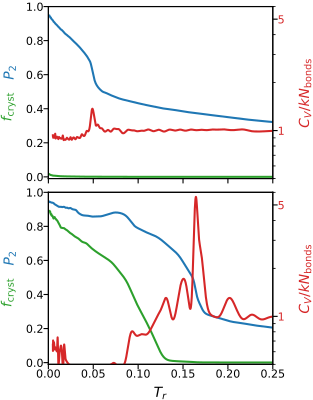

Here is the Python script that generated this plot:
#!/usr/bin/env python3
# -*- coding: utf-8 -*-
"""
created on Tue June 14 08:41:00 2021

@author: pierrekawak
"""

import sys
import numpy as np
import matplotlib.pyplot as plt
import random
import pandas as pd
import json

Nc    = 125
Nb    = 10
sigma = 1

WL_A_file_name   = "lx13.00_ext_canon_distro.out"
WL_B_file_name   = "lx11.224_ext_canon_distro.out"

WL_A_file_params = "lx13.00_params.json"
WL_B_file_params = "lx11.224_params.json"

usecols          = (0,1,2,3,4,5)
names            = ['T', 'Em', 'Cv', 'q6', 'P2', 'n6']

WL_A_df          = pd.read_csv(WL_A_file_name, index_col=False, delimiter=' ', 
                                   usecols=usecols, names=names)
WL_B_df          = pd.read_csv(WL_B_file_name, index_col=False, delimiter=' ', 
                                   usecols=usecols, names=names)

Lx_A             = float(json.load(open(WL_A_file_params, "r+"))["Lx"])
Lx_B             = float(json.load(open(WL_B_file_params, "r+"))["Lx"])

phi_A            = np.round(Nc*Nb*sigma**3/Lx_A**3*np.pi/6, 3)
phi_B            = np.round(Nc*Nb*sigma**3/Lx_B**3*np.pi/6, 3)
print(phi_A, phi_B)

test = 0
if test:
  fig, ax = plt.subplots(2, 1, sharex=True, figsize=(3.13,2.0*2), constrained_layout=True)
else:
  fig, ax = plt.subplots(2, 1, sharex=True, figsize=(3.13,2.0*2))#, constrained_layout=True)
cutT = 0.005

what_is_x = "T"
#pu, = ax[0].plot(WL_A_df[what_is_x], (WL_A_df["Em"])/Nbond, c=plt.get_cmap('tab10')(0), label=r"$\langle U \rangle_{\mathrm{norm}}$")
pp, = ax[0].plot(WL_A_df[what_is_x], WL_A_df["P2"]              , c=plt.get_cmap('tab10')(0), label=r"$P_{2}$")
pq, = ax[0].plot(WL_A_df[what_is_x], WL_A_df["n6"]              , c=plt.get_cmap('tab10')(2), label=r"$f_{\mathrm{cryst}}$")
ax2 = ax[0].twinx()
pc, = ax2.plot(np.array(WL_A_df[what_is_x])[WL_A_df[what_is_x]>cutT]  , np.array(WL_A_df["Cv"])[WL_A_df[what_is_x]>cutT]/Nc/(Nb-2)    , c=plt.get_cmap('tab10')(3), label=r"$C_{V}/kN_{c}$")
ax2ylim1 = 0.5
ax2ylim2 = 6
ax2ytick1 = 1
ax2ytick2 = 5
ax2.set_ylim(ax2ylim1, ax2ylim2)
ax2.tick_params(axis='y', labelsize=8, labelcolor=plt.get_cmap('tab10')(3), pad=0)
ax2.set_yscale('log')
#ax2.set_ylabel(r"$\frac{C_{V}}{kN_{\mathrm{bonds}}}$", fontsize=12, color=plt.get_cmap('tab10')(3), labelpad=-3)
ax2.set_ylabel(r"$C_{V}/kN_{\mathrm{bonds}}$", fontsize=10, color=plt.get_cmap('tab10')(3), labelpad=10)
ax2.set_yticks([ax2ytick1, ax2ytick2])
from matplotlib.ticker import ScalarFormatter, NullFormatter
ax2.yaxis.set_major_formatter(ScalarFormatter())
ax2.yaxis.set_minor_formatter(NullFormatter())
ax[0].tick_params(axis='both', labelsize=8, pad=0)
#ax[0].legend(handles=[pu, pp, pq, pc], loc='best', fontsize=8)#, prop={'size': 6})

from matplotlib.offsetbox import AnchoredOffsetbox, TextArea, HPacker, VPacker

#ybox1 = TextArea(r"$\langle U \rangle_{\mathrm{norm}}$", textprops=dict(color=plt.get_cmap('tab10')(0), size=10, rotation=90,ha='left',va='bottom'))
ybox2 = TextArea(r"$P_{2}$"                            , textprops=dict(color=plt.get_cmap('tab10')(0), size=10, rotation=90,ha='left',va='bottom'))
ybox3 = TextArea(r"$f_{\mathrm{cryst}}$"               , textprops=dict(color=plt.get_cmap('tab10')(2), size=10, rotation=90,ha='left',va='bottom'))

ybox = VPacker(children=[ybox2, ybox3], align="bottom", pad=0, sep=10)

anchored_ybox = AnchoredOffsetbox(loc=8, child=ybox, pad=0., frameon=False, bbox_to_anchor=(-0.175, 0.3), 
                                  bbox_transform=ax[0].transAxes, borderpad=0.)
ax[0].add_artist(anchored_ybox)

#Nbond = np.amax(WL_B_df["Em"])
#pu, = ax[1].plot(WL_B_df[what_is_x], (WL_B_df["Em"])/Nbond, c=plt.get_cmap('tab10')(0), label=r"$\langle U \rangle_{\mathrm{norm}}$")
pp, = ax[1].plot(WL_B_df[what_is_x], WL_B_df["P2"]              , c=plt.get_cmap('tab10')(0), label=r"$P_{2}$")
pq, = ax[1].plot(WL_B_df[what_is_x], WL_B_df["n6"]              , c=plt.get_cmap('tab10')(2), label=r"$f_{\mathrm{cryst}}$")
ax2 = ax[1].twinx()
pc, = ax2.plot(np.array(WL_B_df[what_is_x])[WL_A_df[what_is_x]>cutT]  , np.array(WL_B_df["Cv"])[WL_A_df[what_is_x]>cutT]/Nc/(Nb-2)    , c=plt.get_cmap('tab10')(3), label=r"$C_{V}/kN_{c}$")
ax2.set_ylim(ax2ylim1, ax2ylim2)
ax2.tick_params(axis='y', labelsize=8, labelcolor=plt.get_cmap('tab10')(3), pad=0)
ax2.set_yscale('log')
#ax2.set_ylabel(r"$\frac{C_{V}}{kN_{\mathrm{bonds}}}$", fontsize=12, color=plt.get_cmap('tab10')(3), labelpad=-3)
ax2.set_ylabel(r"$C_{V}/kN_{\mathrm{bonds}}$", fontsize=10, color=plt.get_cmap('tab10')(3), labelpad=10)
ax2.set_yticks([ax2ytick1, ax2ytick2])
from matplotlib.ticker import ScalarFormatter, NullFormatter
ax2.yaxis.set_major_formatter(ScalarFormatter())
ax2.yaxis.set_minor_formatter(NullFormatter())
ax[1].tick_params(axis='both', labelsize=8, pad=0)
#ax[1].legend(handles=[pu, pp, pq, pc], loc='best', fontsize=8)#, prop={'size': 6})

anchored_ybox = AnchoredOffsetbox(loc=8, child=ybox, pad=0., frameon=False, bbox_to_anchor=(-0.175, 0.3), 
                                  bbox_transform=ax[1].transAxes, borderpad=0.)
ax[1].add_artist(anchored_ybox)

ax[1].set_xlabel(r"$T_{r}$", fontsize=10, labelpad=5)


if test == 0:
  plt.subplots_adjust(left=0.155, top=0.985, bottom=0.088, right=0.874, hspace=0.08)

ylim1 = -.01
ylim2 = 1
ax[0].set_ylim(ylim1, ylim2)
ax[1].set_ylim(ylim1, ylim2)
xlim1 = 0
xlim2 = 0.25
ax[0].set_xlim(xlim1, xlim2)
ax[1].set_xlim(xlim1, xlim2)
import os
basename = os.path.splitext(__file__)[0]
plt.savefig(basename+".pdf")
